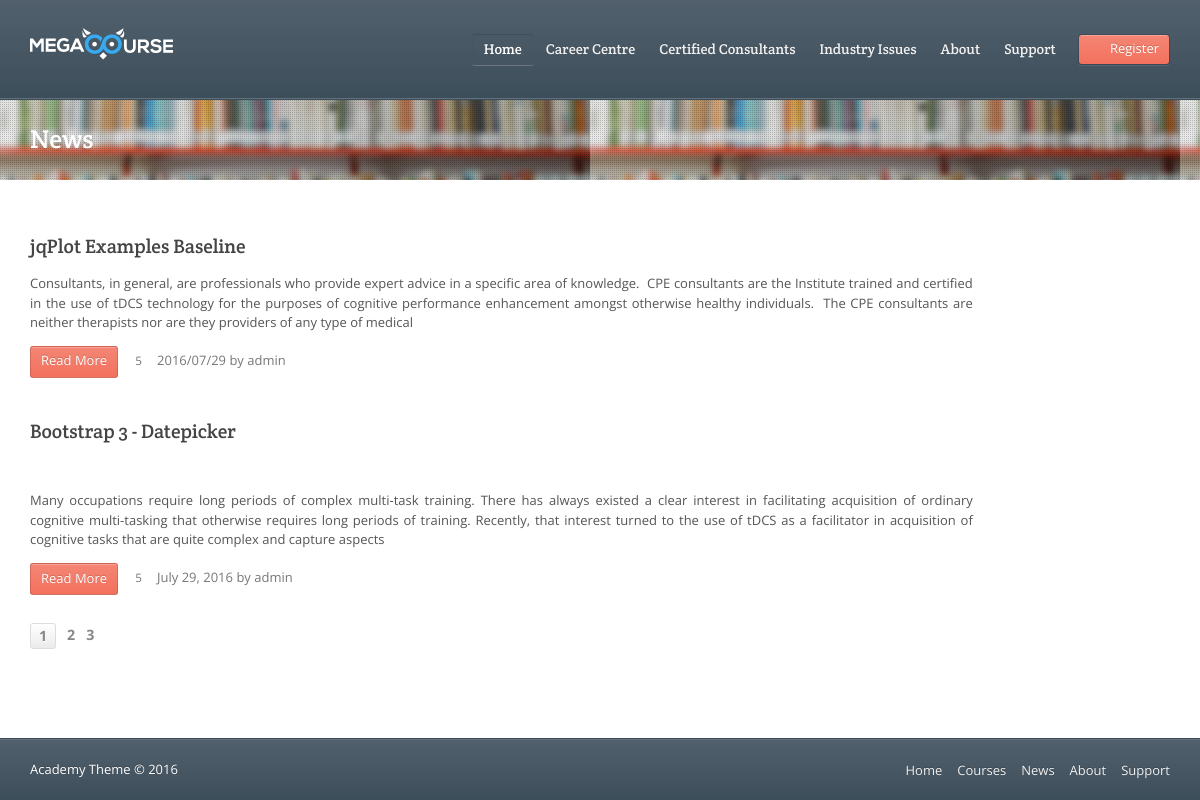
/index.php/news, run on the app's committed database.
### tables this page shows
CREATE TABLE `blog` (
  `id` int(10) NOT NULL,
  `title` text NOT NULL,
  `content` text NOT NULL,
  `date` text NOT NULL
);

### application/controllers/News.php (called while the page is built, shortened)
<?php
class News extends CI_Controller {
    public function __construct() {
        $this->load->model('BlogModel');
    }
    public function index() {
        $data['blogs'] = $this->BlogModel->getBlog();
        $this->load->view('common/header');
        $this->load->view('News', array('data' => $data));
        $this->load->view('common/footer');
    }
}

### index.php (called while the page is built, shortened)
<?php
require_once BASEPATH.'core/CodeIgniter.php';

### application/models/BlogModel.php (called while the page is built, shortened)
<?php
class BlogModel extends CI_Model {
    public function getBlog() {
        $this->db->select('*');
        $this->db->from( 'blog' );
        $quary_result=$this->db->get();
        $result = $quary_result->result();
        return $result;
    }
}

### application/views/News.php (the view, shortened to what this page needs)
<div class="featured-content">
    <div class="substrate">
    </div>
    <div class="row">
        <div class="page-title">
            <h1 class="nomargin">  News</h1>
        </div>
    </div>
</div>
<div class="main-content">
    <div class="row">
        <div class="column twelvecol">
            <div class="posts-listing" style="text-align: justify;">
              <?php foreach ($data['blogs'] as $data) {  ?>
                <article class="post-400 post type-post status-publish format-standard hentry category-news tag-amet tag-ipsum tag-lorem post clearfix instock">
                    <div class="post-content column tencol last">
                        <h1><a href="<?php echo 'ViewNews?id='.$data->id;?>"><?php echo $data->title;?> </a></h1>
                        <p><?php echo substr($data->content, 0, 500);?></p>
                        <footer class="post-footer">
                            <a class="button small" href="<?php echo 'ViewNews?id='.$data->id;?>">Read More</a>
                            <div class="post-comment-count">5</div>
                            <time datetime="2013-02-18" class="post-date nomargin"><?php echo $data->date;?> by admin</time>
                        </footer>
                    </div>
                </article>
                <?php } ?>
            </div>
            <nav class="pagination"><span class="page-numbers current">1</span>
                <a href="html" class="page-numbers">2</a>
                <a href="#" class="page-numbers">3</a>
                <a href="page2.html" class="next page-numbers"></a>
            </nav>
        </div>
    </div>
</div>

### application/views/common/header.php (shortened to what this page needs)
<!DOCTYPE html>
<html lang="en-US" class="wf-opensans-n4-active wf-opensans-i4-active wf-opensans-n6-active wf-active">
  <head>
    <link rel="stylesheet" href="<?php echo base_url("assets/css/custom.css") ?>" type="text/css" media="all">
    <link rel="stylesheet" id="general-css" href="<?php echo base_url("assets/css/site.css") ?>" type="text/css" media="all">
    <link rel="stylesheet" id="general-css" href="<?php echo base_url("assets/css/learndash_template_style.css") ?>" type="text/css" media="all"
    <link rel="stylesheet" href="<?php echo base_url("assets/css/style.css") ?>" type="text/css" media="all">
    <link rel="stylesheet" href="images/css" media="all">
  </head>
  <body class="home page page-id-2 page-template-default logged-in">
    <div class="site-wrap">
    <div class="header-wrap">
      <header class="site-header">
        <div class="row">
          <div class="site-logo left">
            <a href="index.html" rel="home">
            <img src="<?php echo base_url("assets/images/logo.png") ?>" alt="Academy – Learning Management Theme">                       </a>
          </div>
          <div class="header-options right clearfix">
            <div class="login-options right">
            <?php if (isset( $_SESSION['id'] )) {?>
              <div class="button-wrap left">
                <a href="<?php echo site_url('Register/logout'); ?>" class="button dark">
                <span class="button-icon logout"></span>Sign Out</a>
              </div>
              <div class="button-wrap left">
                <a href="#" class="button">
                <span class="button-icon register"></span>My Profile</a>
              </div>
              <?php } else { ?>
              <div class="button-wrap left">
                <a href="<?php echo site_url('Register/'); ?>" class="button">
                <span class="button-icon register"></span>Register                              </a>
              </div>
            </div>
            <?php } ?>
          </div>
          <nav class="header-navigation right">
            <div class="menu">
              <ul id="menu-main-menu" class="menu">
                <li id="menu-item-187" class="menu-item menu-item-type-post_type menu-item-object-page current-menu-item page_item page-item-2 current_page_item current-menu-ancestor current-menu-parent current_page_parent current_page_ancestor menu-item-has-children menu-item-187">
                  <a href="<?php echo site_url('Home') ?>">Home</a>
                </li>
                <li id="menu-item-238" class="menu-item menu-item-type-taxonomy menu-item-object-course_category menu-item-238"><a href="#">Career Centre</a></li>
                <li id="menu-item-2114" class="menu-item menu-item-type-post_type menu-item-object-page menu-item-2114"><a href="#">Certified Consultants</a></li>
                <li id="menu-item-189" class="menu-item menu-item-type-taxonomy menu-item-object-category menu-item-189"><a href="News">Industry Issues</a></li>
                <li id="menu-item-184" class="menu-item menu-item-type-post_type menu-item-object-page menu-item-184"><a href="#">About</a></li>
                <li id="menu-item-603" class="menu-item menu-item-type-post_type menu-item-object-page menu-item-603"><a href="#">Support</a></li>
              </ul>
            </div>
          </nav>
        </div>
      </header>
    </div>

### application/views/common/footer.php (shortened to what this page needs)
			<div class="footer-wrap">
				<footer class="site-footer">
					<div class="row">
						<div class="copyright left">
							Academy Theme © 2016						</div>
						<nav class="footer-navigation right">
							<div class="menu-footer-menu-container"><ul id="menu-footer-menu" class="menu"><li id="menu-item-193" class="menu-item menu-item-type-post_type menu-item-object-page current-menu-item page_item page-item-2 current_page_item menu-item-193"><a href="#">Home</a></li>
<li id="menu-item-237" class="menu-item menu-item-type-taxonomy menu-item-object-course_category menu-item-237"><a href="#">Courses</a></li>
<li id="menu-item-190" class="menu-item menu-item-type-taxonomy menu-item-object-category menu-item-190"><a href="#">News</a></li>
<li id="menu-item-191" class="menu-item menu-item-type-post_type menu-item-object-page menu-item-191"><a href="#">About</a></li>
<li id="menu-item-740" class="menu-item menu-item-type-post_type menu-item-object-page menu-item-740"><a href="#">Support</a></li>
</ul></div>
						</nav>
					</div>
				</footer>
			</div>
		</div>
</body></html>

### assets/css/custom.css (style rules this page uses)
body, input, select, textarea { font-family:Open Sans, Arial, Helvetica, sans-serif; }
h1,h2,h3,h4,h5,h6, .header-navigation div > ul > li > a { font-family:Crete Round, Arial, Helvetica, sans-serif; }
input[type="submit"], input[type="button"], .button, .jp-play-bar, .jp-volume-bar-value, .free-course .course-price .price-text, .lessons-listing .lesson-attachments a, ul.styled-list.style-4 li:before, .woocommerce a.button.alt, .woocommerce button.button.alt, .woocommerce input.button.alt, .woocommerce #respond input#submit.alt, .woocommerce #content input.button.alt, .woocommerce-page a.button.alt, .woocommerce-page button.button.alt, .woocommerce-page input.button.alt, .woocommerce-page #respond input#submit.alt, .woocommerce-page #content input.button.alt, .woocommerce a.button.alt:hover, .woocommerce button.button.alt:hover, .woocommerce input.button.alt:hover, .woocommerce #respond input#submit.alt:hover, .woocommerce #content input.button.alt:hover, .woocommerce-page a.button.alt:hover, .woocommerce-page button.button.alt:hover, .woocommerce-page input.button.alt:hover, .woocommerce-page #respond input#submit.alt:hover, .woocommerce-page #content input.button.alt:hover { background-color:#f3715d; }
a, a:hover, a:focus, ul.styled-list li > a:hover { color:#5ea5d7; }
.button.dark, .jp-gui, .jp-controls a, .jp-video-play-icon, .header-wrap, .header-navigation ul ul, .select-menu, .search-form, .mobile-search-form, .login-button .tooltip-text, .footer-wrap, .site-footer:after, .site-header:after, .widget-title { background-color:#3d4e5b; }

### data on the page
blog: title "jqPlot Examples Baseline", content "Consultants, in general, are professionals who provide expert advice in a specific area of knowledge. CPE consultants are the Institute trained and certified in the use of tDCS technology for the purposes of cognitive performance enhancement amongst otherwise healthy individuals. The CPE consultants are neither therapists nor are they providers of any type of medical", date "2016/07/29"
blog: title "Bootstrap 3 - Datepicker", content "Many occupations require long periods of complex multi-task training. There has always existed a clear interest in facilitating acquisition of ordinary cognitive multi-tasking that otherwise requires long periods of training. Recently, that interest turned to the use of tDCS as a facilitator in acquisition of cognitive tasks that are quite complex and capture aspects", date "July 29, 2016"
